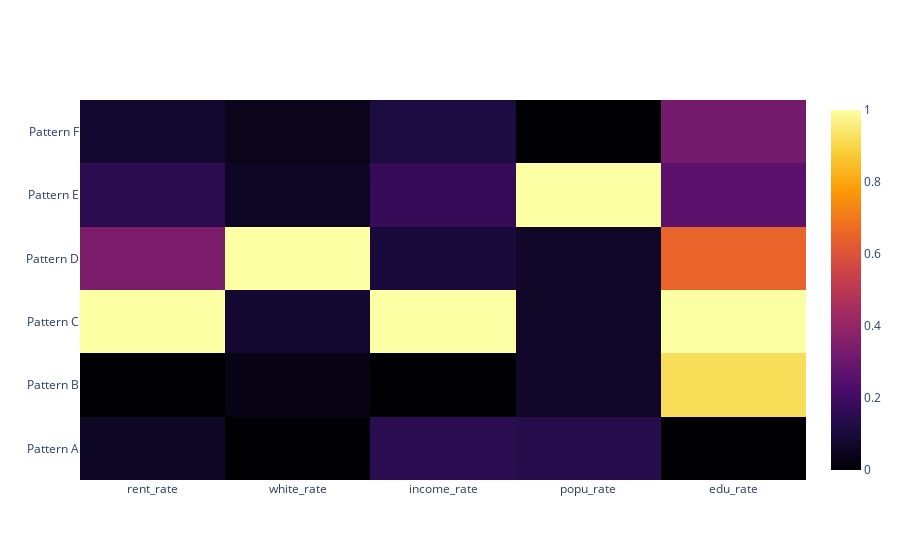

The notebook cell this image was saved under:
### Code cell
#using heatmap to visualize the clustering results
import plotly
import plotly.graph_objs as go
from sklearn import preprocessing

min_max_scaler = preprocessing.MinMaxScaler()
heatmap = min_max_scaler.fit_transform(k_means.cluster_centers_)

heatmap = pd.DataFrame(data=heatmap, columns=normalized_list) 
heatmap['ClusterName'] = ClusterName

data = [go.Heatmap(z=heatmap.values.tolist(), 
                   y=ClusterName,
                   x=normalized_list,
                   colorscale='inferno')]

plotly.offline.iplot(data, filename='pandas-heatmap')

### Figure 1 — Plotly figure (JSON) as saved in the notebook; plotly's stock layout.template omitted (floating-point values rounded to 4 significant figures)
{"data": [{"colorscale": [[0, "#000004"], [0.1111, "#1b0c41"], [0.2222, "#4a0c6b"], [0.3333, "#781c6d"], [0.4444, "#a52c60"], [0.5556, "#cf4446"], [0.6667, "#ed6925"], [0.7778, "#fb9b06"], [0.8889, "#f7d13d"], [1, "#fcffa4"]], "type": "heatmap", "x": ["rent_rate", "white_rate", "income_rate", "popu_rate", "edu_rate"], "y": ["Pattern A", "Pattern B", "Pattern C", "Pattern D", "Pattern E", "Pattern F"], "z": [[0.05956, 0, 0.1511, 0.1401, 0, "Pattern A"], [0, 0.03035, 0, 0.06652, 0.9175, "Pattern B"], [1, 0.07979, 1, 0.06306, 1, "Pattern C"], [0.3434, 1, 0.1005, 0.06599, 0.6511, "Pattern D"], [0.1483, 0.05921, 0.1744, 1.0, 0.2651, "Pattern E"], [0.07936, 0.04337, 0.1114, 0, 0.3205, "Pattern F"]]}], "layout": {}}
